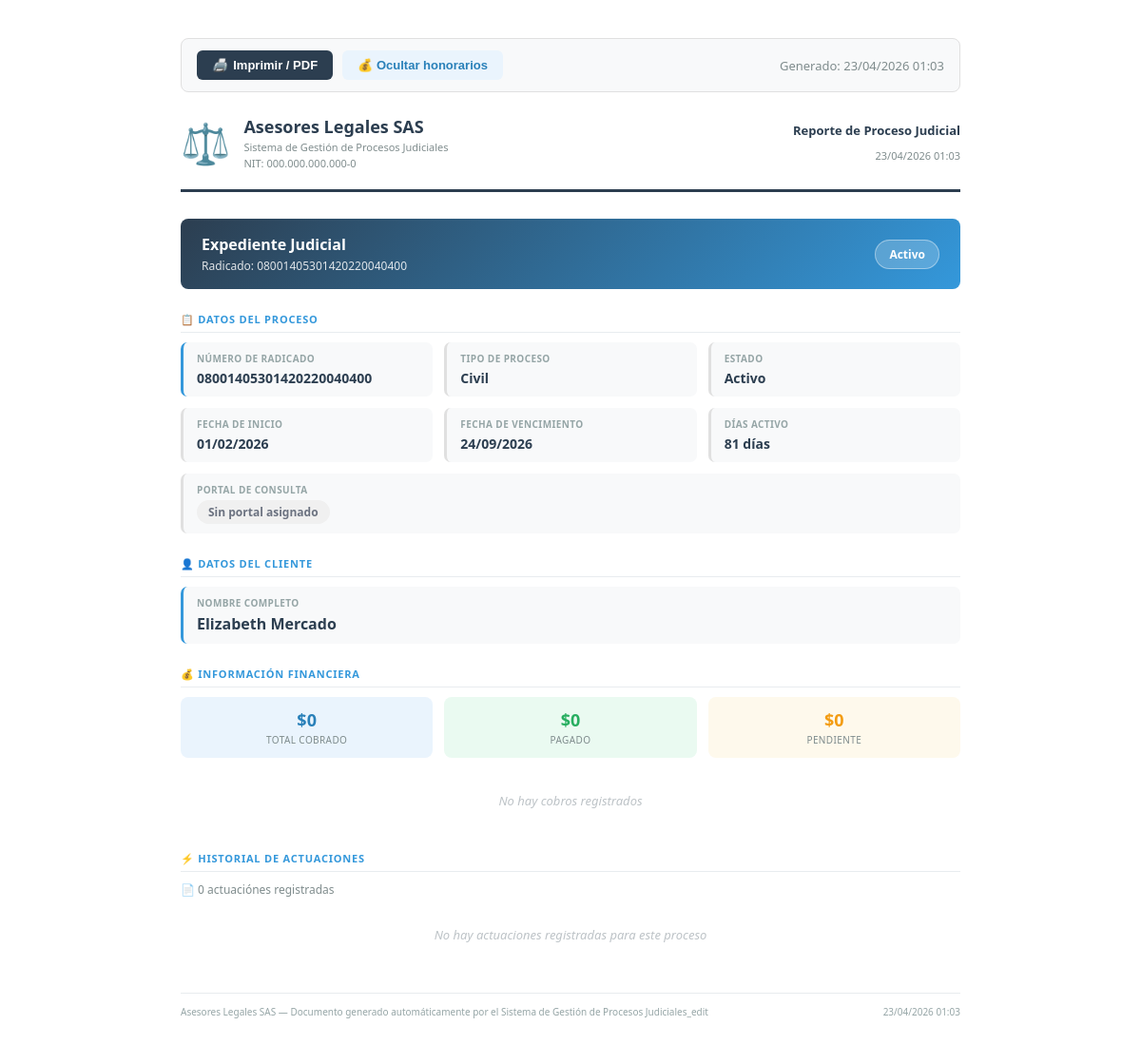
Before: /backend/reportes/reporte_proceso.php?id=14 with the older database file.
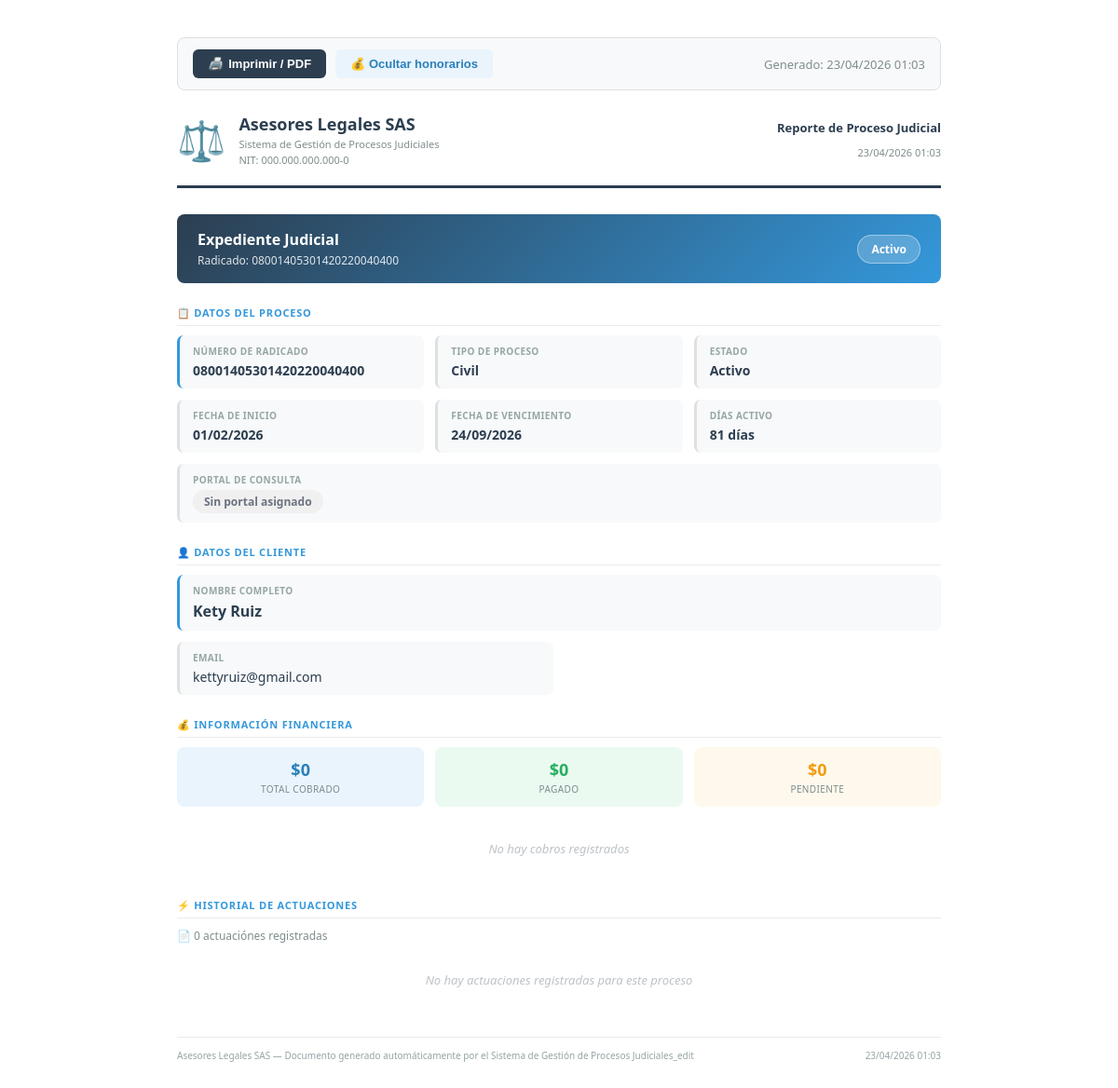
After: the same page with the newer database file.
### tables this page shows
CREATE TABLE `procesos` (
  `id` int(11) NOT NULL,
  `cliente_id` int(11) NOT NULL,
  `tipo_proceso_id` int(11) DEFAULT NULL,
  `estado_proceso_id` int(11) DEFAULT NULL,
  `numero_radicado` varchar(50) NOT NULL,
  `tipo_proceso` varchar(50) DEFAULT NULL,
  `descripcion` text DEFAULT NULL,
  `estado` varchar(50) DEFAULT 'Activo',
  `fecha_inicio` date DEFAULT NULL,
  `fecha_vencimiento` date DEFAULT NULL,
  `sincronizar_api` tinyint(4) DEFAULT 0,
  `fuente_consulta` varchar(20) NOT NULL DEFAULT 'rama' COMMENT 'rama | samai | penal | tyba | ninguna',
  `departamento_id` int(11) DEFAULT NULL,
  `municipio_id` int(11) DEFAULT NULL,
  `despacho_id` int(11) DEFAULT NULL,
  `entidad_id` int(11) DEFAULT NULL,
  `created_at` timestamp NOT NULL DEFAULT current_timestamp(),
  `usuario_creacion` int(11) DEFAULT NULL,
  `usuario_modificacion` int(11) DEFAULT NULL,
  `fecha_modificacion` timestamp NULL DEFAULT NULL,
  `es_privado` tinyint(1) DEFAULT 0
);

CREATE TABLE `estados_proceso` (
  `id` int(11) NOT NULL,
  `nombre` varchar(50) NOT NULL,
  `color` varchar(20) DEFAULT '#3498db',
  `activo` tinyint(4) DEFAULT 1,
  `created_at` timestamp NOT NULL DEFAULT current_timestamp(),
  `usuario_creacion` int(11) DEFAULT NULL,
  `usuario_modificacion` int(11) DEFAULT NULL,
  `fecha_modificacion` timestamp NULL DEFAULT NULL
);

CREATE TABLE `tipos_proceso` (
  `id` int(11) NOT NULL,
  `nombre` varchar(100) NOT NULL,
  `descripcion` text DEFAULT NULL,
  `activo` tinyint(4) DEFAULT 1,
  `created_at` timestamp NOT NULL DEFAULT current_timestamp(),
  `usuario_creacion` int(11) DEFAULT NULL,
  `usuario_modificacion` int(11) DEFAULT NULL,
  `fecha_modificacion` timestamp NULL DEFAULT NULL
);

CREATE TABLE `clientes` (
  `id` int(11) NOT NULL,
  `nombre` varchar(100) NOT NULL,
  `apellido` varchar(100) NOT NULL,
  `tipo_identificacion` varchar(10) DEFAULT NULL,
  `numero_identificacion` varchar(30) DEFAULT NULL,
  `email` varchar(100) DEFAULT NULL,
  `telefono` varchar(20) DEFAULT NULL,
  `direccion` text DEFAULT NULL,
  `created_at` timestamp NOT NULL DEFAULT current_timestamp(),
  `usuario_creacion` int(11) DEFAULT NULL,
  `usuario_modificacion` int(11) DEFAULT NULL,
  `fecha_modificacion` timestamp NULL DEFAULT NULL
);

### backend/models/Configuracion.php (called while the page is built, shortened)
<?php
require_once __DIR__ . '/../config/database.php';
class Configuracion {
    private $conn;
    private $table = 'configuracion';
    public function __construct() {
        $database   = new Database();
        $this->conn = $database->getConnection();
    }
    public function getAll() {
        $stmt = $this->conn->prepare("SELECT clave, valor, descripcion FROM {$this->table} ORDER BY id");
        $stmt->execute();
        return $stmt->fetchAll(PDO::FETCH_ASSOC);
    }
    public function getMap() {
        $rows = $this->getAll();
        $map  = [];
        foreach ($rows as $row) {
            $map[$row['clave']] = $row['valor'];
        }
        return $map;
    }
}
?>

### backend/config/database.php (called while the page is built, shortened)
<?php
class Database {
    private $host = "localhost";
    private $db_name = "oficina_juridica";
    private $username = "root";
    private $password = "";
    public function getConnection() {
        $this->conn = null;
        try {
            $this->conn = new PDO("mysql:host=" . $this->host . ";dbname=" . $this->db_name, $this->username, $this->password);
            $this->conn->setAttribute(PDO::ATTR_ERRMODE, PDO::ERRMODE_EXCEPTION);
        } catch(PDOException $e) {
            echo "Error: " . $e->getMessage();
        }
        return $this->conn;
    }
}
?>

### backend/models/Proceso.php (called while the page is built, shortened)
<?php
require_once __DIR__ . '/../config/database.php';
class Proceso {
    private $conn;
    private $table = 'procesos';
    public function __construct() {
        $database = new Database();
        $this->conn = $database->getConnection();
    }
    public function getById($id) {
        $query = "SELECT p.*,
                c.nombre, c.apellido,
                tp.nombre as tipo_proceso_nombre,
                ep.nombre as estado_proceso_nombre,
                ep.color as estado_color,
                p.sincronizar_api,
                COALESCE(p.es_privado, 0) as es_privado,
                COALESCE(p.fuente_consulta, 'ninguna') as fuente_consulta,
                p.departamento_id, p.municipio_id, p.despacho_id, p.entidad_id,
                dep.nombre as departamento_nombre, mun.nombre as municipio_nombre,
                des.nombre as despacho_nombre, ent.nombre as entidad_nombre
                FROM " . $this->table . " p
                JOIN clientes c ON p.cliente_id = c.id
                LEFT JOIN tipos_proceso tp ON p.tipo_proceso_id = tp.id
                LEFT JOIN estados_proceso ep ON p.estado_proceso_id = ep.id
                LEFT JOIN departamentos dep ON p.departamento_id = dep.id
                LEFT JOIN municipios mun     ON p.municipio_id    = mun.id
                LEFT JOIN despachos des      ON p.despacho_id     = des.id
                LEFT JOIN entidades ent      ON p.entidad_id      = ent.id
                WHERE p.id = :id";
        $stmt = $this->conn->prepare($query);
        $stmt->bindParam(':id', $id);
        $stmt->execute();
        return $stmt->fetch(PDO::FETCH_ASSOC);
    }
}
?>

### backend/reportes/reporte_proceso.php (the view, shortened to what the rows shown need)
<?php
require_once __DIR__ . '/../config/database.php';
require_once __DIR__ . '/../models/Proceso.php';
$id            = (int)($_GET['id'] ?? 0);
$procesoModel   = new Proceso();
$proceso     = $procesoModel->getById($id);
require_once __DIR__ . '/../models/Configuracion.php';
$cfg = (new Configuracion())->getMap();
$nombreEmpresa = $cfg['nombre_empresa'] ?? 'Oficina Jurídica';
$db          = (new Database())->getConnection();
$stmtCli     = $db->prepare("SELECT * FROM clientes WHERE id = :id LIMIT 1");
$stmtCli->execute([':id' => $proceso['cliente_id']]);
$clienteData = $stmtCli->fetch(PDO::FETCH_ASSOC) ?: [];
?>
<!DOCTYPE html>
<html lang="es">
<head>
</head>
<body>
<div class="header">
    <div style="display:flex;align-items:center;gap:14px">
        <div class="logo-texto">
            <h1><?= htmlspecialchars($nombreEmpresa) ?></h1>
        </div>
    </div>
</div>
<div class="titulo-reporte">
    <div>
        <h2>Expediente Judicial</h2>
        <div class="radicado">Radicado: <?= htmlspecialchars($proceso['numero_radicado']) ?></div>
    </div>
    <div class="estado-badge"><?= htmlspecialchars($proceso['estado_proceso_nombre'] ?? 'Sin estado') ?></div>
</div>
<div class="seccion">
    <div class="datos-grid">
        <div class="dato-item destacado">
            <div class="dato-label">Número de Radicado</div>
            <div class="dato-valor"><?= htmlspecialchars($proceso['numero_radicado']) ?></div>
        </div>
        <div class="dato-item">
            <div class="dato-label">Tipo de Proceso</div>
            <div class="dato-valor"><?= htmlspecialchars($proceso['tipo_proceso_nombre'] ?? '—') ?></div>
        </div>
        <div class="dato-item">
            <div class="dato-label">Estado</div>
            <div class="dato-valor"><?= htmlspecialchars($proceso['estado_proceso_nombre'] ?? '—') ?></div>
        </div>
        <div class="dato-item">
            <div class="dato-label">Fecha de Inicio</div>
            <div class="dato-valor"><?= $proceso['fecha_inicio'] ? date('d/m/Y', strtotime($proceso['fecha_inicio'])) : '—' ?></div>
        </div>
        <div class="dato-item">
            <div class="dato-label">Fecha de Vencimiento</div>
            <div class="dato-valor"><?= $proceso['fecha_vencimiento'] ? date('d/m/Y', strtotime($proceso['fecha_vencimiento'])) : 'No definida' ?></div>
        </div>
        <div class="dato-item">
            <div class="dato-label">Días activo</div>
            <div class="dato-valor"><?php
                $inicio = new DateTime($proceso['fecha_inicio']);
                echo $inicio->diff(new DateTime())->days . ' días';
            ?></div>
        </div>
    </div>
</div>
<div class="seccion">
    <div class="datos-grid dos-col">
        <div class="dato-item destacado span2">
            <div class="dato-label">Nombre Completo</div>
            <div class="dato-valor" style="font-size:16px"><?= htmlspecialchars($proceso['nombre'] . ' ' . $proceso['apellido']) ?></div>
        </div>
        <?php if (!empty($clienteData['email'])): ?>
        <div class="dato-item">
            <div class="dato-label">Email</div>
            <div class="dato-valor" style="font-weight:400"><?= htmlspecialchars($clienteData['email']) ?></div>
        </div>
        <?php endif; ?>
    </div>
</div>
</body>
</html>

Changed rows visible on the page:
changed procesos "Civil": cliente.apellido "Elizabeth Mercado" → "Kety Ruiz"
now on this page (row unchanged): clientes: email "kettyruiz@gmail.com"
Other visible differences:
text now shown: "EMAIL"
